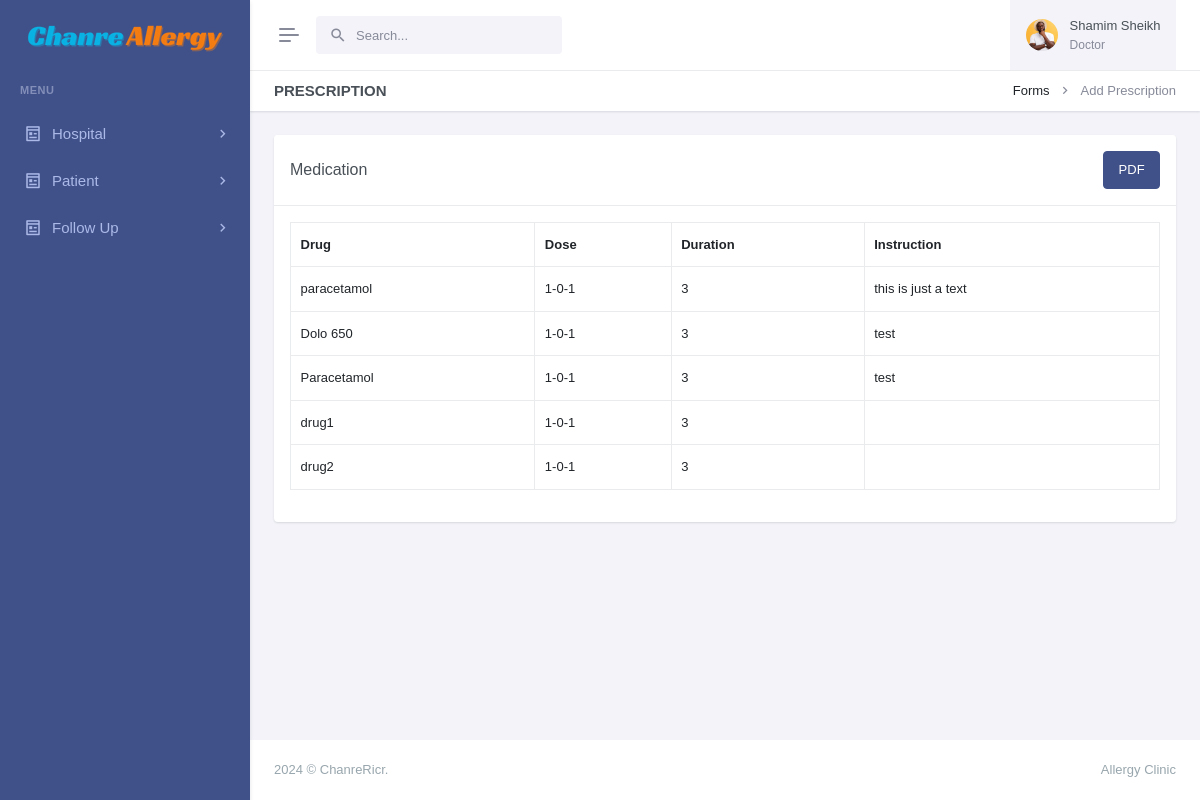
Page /view-prescription.php?pid=12222&&sid=1 (signed in) on the committed database.
### tables this page shows
CREATE TABLE `tbl_prescription` (
  `id` int(11) NOT NULL,
  `drug_name` varchar(255) DEFAULT NULL,
  `dose` varchar(255) DEFAULT NULL,
  `duration` varchar(255) DEFAULT NULL,
  `instruction` text DEFAULT NULL,
  `centerCode` text DEFAULT NULL,
  `centerName` text DEFAULT NULL,
  `patient_id` text DEFAULT NULL,
  `updatedBy` text DEFAULT NULL,
  `visit` int(11) DEFAULT NULL,
  `createdAt` timestamp NOT NULL DEFAULT current_timestamp(),
  `isActive` int(2) DEFAULT NULL
);

### view-prescription.php (the view, shortened to what this page needs)
<?php
include('layout/config.php');
if (strlen($_SESSION['login']) == 0) {
    header('location:index.php');
} else {
    $vid = intval($_GET['sid']);
    ?>
    <!doctype html>
    <html lang="en" data-layout="vertical" data-topbar="light" data-sidebar="dark" data-sidebar-size="lg"
        data-sidebar-image="none" data-preloader="disable">
    <head>
        <link href="https://cdn.jsdelivr.net/npm/select2@4.1.0-rc.0/dist/css/select2.min.css" rel="stylesheet" />
        <link href="assets/libs/jsvectormap/css/jsvectormap.min.css" rel="stylesheet" type="text/css" />
        <link href="assets/libs/swiper/swiper-bundle.min.css" rel="stylesheet" type="text/css" />
        <link href="assets/css/bootstrap.min.css" rel="stylesheet" type="text/css" />
        <link href="assets/css/icons.min.css" rel="stylesheet" type="text/css" />
        <link href="assets/css/app.min.css" rel="stylesheet" type="text/css" />
        <link href="assets/css/custom.min.css" rel="stylesheet" type="text/css" />
    </head>
    <body>
        <div id="layout-wrapper">
            <?php include('admin/header.php') ?>
            <?php
            include('admin/leftsidebar.php')
                ?>
            <div class="main-content">
                <div class="page-content">
                    <div class="container-fluid">
                        <div class="row">
                            <div class="col-12">
                                <div class="page-title-box d-sm-flex align-items-center justify-content-between">
                                    <h4 class="mb-sm-0">Prescription</h4>
                                    <div class="page-title-right">
                                        <ol class="breadcrumb m-0">
                                            <li class="breadcrumb-item"><a href="javascript: void(0);">Forms</a></li>
                                            <li class="breadcrumb-item active">Add Prescription</li>
                                        </ol>
                                    </div>
                                </div>
                            </div>
                        </div>
                        <div class="row">
                            <div class="col-lg-12">
                                <div class="card">
                                    <div class="card-header align-items-center d-flex">
                                        <h4 class="card-title mb-0 flex-grow-1">Medication</h4>
                                        <div class="flex-shrink-0">
                                            <a href="components/pdf-prescription.php?pid=<?php $tid = intval($_GET['pid']);
                                            echo $tid; ?>&&sid=<?php echo $vid; ?>?>" class="btn btn-primary">PDF</a>
                                        </div>
                                    </div>
                                    <div class="card-body">
                                        <div class="live-preview">
                                            <div class="table-responsive">
                                                <table id="buttons-datatables" class="display table table-bordered"
                                                    style="width:100%">
                                                    <thead>
                                                        <tr>
                                                            <th>Drug</th>
                                                            <th>Dose</th>
                                                            <th>Duration</th>
                                                            <th>Instruction</th>
                                                        </tr>
                                                    </thead>
                                                    <tbody>
                                                        <?php
                                                        $gid = intval($_GET['pid']);
                                                        $sid = intval($_GET['sid']);
                                                        $myquery = mysqli_query($conn, "SELECT * from tbl_prescription Where patient_id = '$gid' && visit ='$sid'");
                                                        while ($row = mysqli_fetch_array($myquery)) {
                                                            ?>
                                                            <tr>
                                                                <td>
                                                                    <?php echo htmlentities($row['drug_name']) ?>
                                                                </td>
                                                                <td>
                                                                    <?php echo htmlentities($row['dose']) ?>
                                                                </td>
                                                                <td>
                                                                    <?php echo htmlentities($row['duration']) ?>
                                                                </td>
                                                                <td>
                                                                    <?php echo htmlentities($row['instruction']) ?>
                                                                </td>
                                                            </tr>
                                                        <?php } ?>
                                                </table>
                                            </div>
                                        </div>
                                    </div>
                                </div>
                            </div>
                        </div>
                    </div>
                </div>
                <?php include('admin/footer.php') ?>
            </div>
        </div>
    </body>
    </html>
<?php } ?>

### rows in the picture
tbl_prescription: drug_name "paracetamol", dose "1-0-1", duration "3", instruction "this is just a text"
tbl_prescription: drug_name "Dolo 650", dose "1-0-1", duration "3", instruction "test"
tbl_prescription: drug_name "Paracetamol", dose "1-0-1", duration "3", instruction "test"
tbl_prescription: drug_name "drug1", dose "1-0-1", duration "3"
tbl_prescription: drug_name "drug2", dose "1-0-1", duration "3"

### other values in the picture
$_SESSION['adminName'] "Shamim Sheikh"
